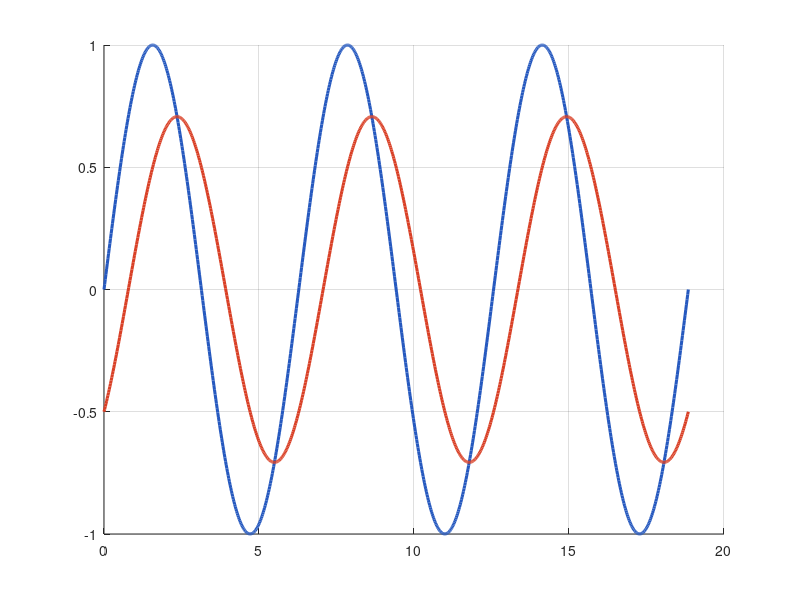

Recreate this plot in MATLAB. (Note: this script raises an error after producing the figure.)
function dg_sine_io(G, w)
%DG_SINE_IO  "사인을 넣으면 사인이 나온다" 를 한 장으로 보여 준다
%
%   dg_sine_io()            기본 예제 G = 1/(s+1), w = 1 rad/s
%   dg_sine_io(G, w)        원하는 시스템과 주파수로
%
%   왜 이 그림이 필요한가
%     주파수응답을 처음 배울 때 학생이 가장 안 믿는 것이 이 사실입니다.
%
%       선형 시불변 시스템에 사인을 넣으면
%       **같은 주파수의 사인**이 나온다. 달라지는 것은 크기와 위상뿐이다.
%
%     보드 선도는 이 "크기비" 와 "위상차" 를 주파수마다 모아 놓은 것에 지나지
%     않습니다. 그러니 이 그림 하나가 9주차 전체의 출발점입니다.
%
%   그림에 나오는 것
%     위   - 입력 사인과 출력 사인을 같은 축에 겹쳐 그린다
%     아래 - 크기비 |G(jw)| 와 위상차 angle(G(jw)) 를 화살표로 표시
%
%   See also DG_MARGIN, BODE
%
%   제어시스템설계 | 충남대학교 자율운항시스템공학과

if nargin < 1 || isempty(G), G = tf(1, [1 1]); end
if nargin < 2 || isempty(w), w = 1;            end

%% 크기비와 위상차 (이것이 곧 주파수응답)
Gjw   = freqresp(G, w);
mag   = abs(Gjw);
phdeg = rad2deg(angle(Gjw));
tlag  = -deg2rad(phdeg)/w;          % 위상지연을 시간지연으로 환산 [s]

%% 정상상태 구간만 본다
Tper = 2*pi/w;
t    = linspace(0, 3*Tper, 900)';
u    = sin(w*t);
y    = mag*sin(w*t + deg2rad(phdeg));

ax = axes(figure('Color','w','Position',[100 100 760 420]));
hold(ax, 'on'); grid(ax, 'on');

plot(t, u, 'LineWidth', 2.2, 'Color', [0.15 0.35 0.75]);
plot(t, y, 'LineWidth', 2.2, 'Color', [0.85 0.25 0.15]);
yline(0, 'k-');

%% 서로 대응하는 꼭짓점 한 쌍을 고른다
tu = Tper/4;                 % 입력이 처음 꼭짓점에 닿는 시각
tp = tu + tlag;              % 출력의 대응하는 꼭짓점 (위상지연만큼 늦다)

%% 크기비를 세로 막대로
plot([tp tp], [0 mag], '-', 'Color', [0.85 0.25 0.15], 'LineWidth', 2.4);
plot(tp, mag, 'o', 'MarkerSize', 8, 'LineWidth', 2, ...
     'MarkerEdgeColor', [0.85 0.25 0.15]);
plot([tu tu], [0 1], '-', 'Color', [0.15 0.35 0.75], 'LineWidth', 2.4);
text(tp + 0.30*Tper, 0.98, sprintf('크기비 |G| = %.3f', mag), ...
     'FontSize', 11, 'FontWeight','bold', 'Color', [0.85 0.25 0.15], ...
     'HorizontalAlignment','left');

%% 위상차를 시간지연으로
yb = 1.28;
plot([tu tp], [yb yb], 'k-', 'LineWidth', 1.4);
plot([tu tu], [yb-0.08 yb+0.08], 'k-', 'LineWidth', 1.4);
plot([tp tp], [yb-0.08 yb+0.08], 'k-', 'LineWidth', 1.4);
text(tp + 0.06*Tper, yb, sprintf('%.1f도 늦는다  (= %.3f 초)', phdeg, tlag), ...
     'HorizontalAlignment','left', 'FontSize', 11, 'FontWeight','bold');

xlabel('시간 [s]'); ylabel('신호');
ylim([-1.35 1.75]);
legend({'입력  sin(\omega t)', '출력'}, 'Location','southeast');
title(sprintf('사인을 넣으면 사인이 나온다  (\\omega = %.3g rad/s)', w), ...
      'FontSize', 12, 'FontWeight', 'bold');
subtitle('달라지는 것은 크기와 위상뿐. 이 둘을 주파수마다 모으면 보드 선도가 된다', ...
         'FontSize', 10, 'Color', [0.45 0.45 0.45]);
end
